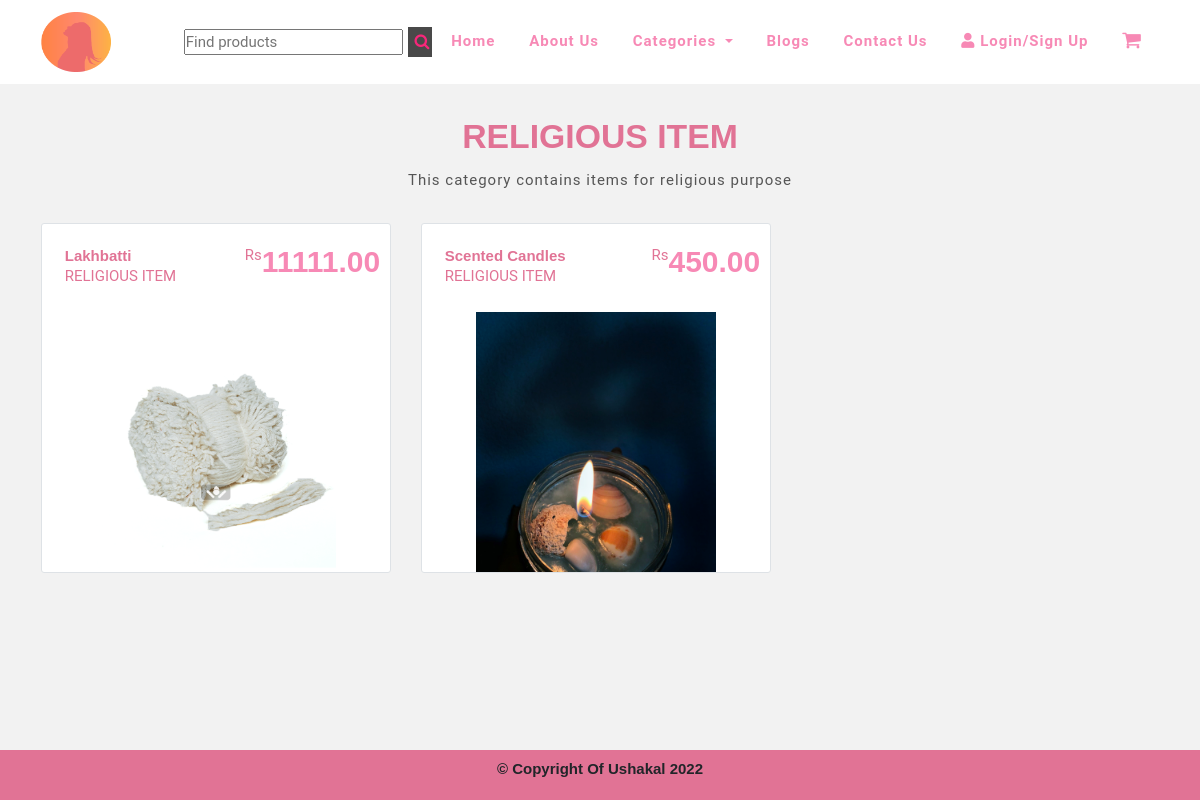
/public/category.php?id=30, run on the app's committed database.
### tables this page shows
CREATE TABLE `categories` (
  `ct_id` bigint(20) NOT NULL,
  `ct_name` varchar(255) NOT NULL,
  `ct_desc` varchar(255) NOT NULL
);

CREATE TABLE `products` (
  `pr_id` bigint(20) NOT NULL,
  `cus_id` bigint(20) NOT NULL,
  `pr_name` varchar(255) NOT NULL,
  `pr_desc` varchar(255) NOT NULL,
  `pr_img` varchar(255) NOT NULL,
  `pr_price` decimal(10,2) NOT NULL,
  `pr_qty` int(10) NOT NULL,
  `cat_id` bigint(20) NOT NULL,
  `pr_brand` varchar(255) NOT NULL,
  `stock` int(10) NOT NULL
);

### classes/dbh.class.php (called while the page is built)
<?php
class Dbh {
    private $host = "localhost";
    private $user = "root";
    private $pwd = "";
    private $dbName = "project";
    public function connect () {
        $dsn = 'mysql:host=' . $this->host . ';dbname=' . $this->dbName;
        try{
        $pdo = new PDO($dsn, $this->user, $this->pwd);
        $pdo->setAttribute(PDO::ATTR_DEFAULT_FETCH_MODE, PDO::FETCH_ASSOC);
        $pdo->setAttribute(PDO::ATTR_ERRMODE, PDO::ERRMODE_EXCEPTION);
        return $pdo;
        }catch (PDOException $e){
            echo 'Connection failed: ' . $e->getMessage();
        }
    }
}

### classes/category.class.php (called while the page is built, shortened)
<?php
require_once "../classes/dbh.class.php";
class Category extends Dbh {
    public function selectedCategory($id) {
        $sql = "SELECT * FROM `categories` INNER JOIN products WHERE ct_id = ? and products.cat_id = ?";
        $stmt = $this->connect()->prepare($sql);
        $stmt->execute([$id, $id]);
        while($result = $stmt->fetchAll()){
            return $result;
        }
    }
}

### public/category.php (the view, shortened to what this page needs)
<?php
require_once "layout/header.php";
$category = new Category();
$result = $category->selectedCategory($_GET['id']);
    ?>
<link rel="stylesheet" href="layout/css/productlist.css">
  <div class="p-2 text-center">
      <?php if(is_array($result)){ ?>
  <h2 class="mt-4"><?=$result[0]["ct_name"]?></h2>
  <p><?=$result[0]["ct_desc"]?></p>
  <?php
  }
  ?>
  </div>
    <div class="container mt-2 mb-5">
    <div class="row row-cols-1 row-cols-md-3 g-4">
        <?php
            if($result):
                foreach ($result as $category):?>
                <div class="col-lg-4 col-md-6 col-sm-10 offset-md-0 offset-sm-1">
                    <div class="card p-2 ml-5 border">
                        <div class="p-info px-3 py-3">
                            <div>
                                <h5 class="mb-0"><?=$category['pr_name']?></h5> <span><?=$category['ct_name']?></span>
                         </div>
                            <div class="p-price d-flex flex-row"> <span>Rs</span>
                                <h3><?=$category['pr_price']?></h3>
                            </div>
                            <form action="wish.php" method="post">
                                <div class="heart">
                                </div>
                            </form>
                        </div>
                        <div class="text-center p-image"> <img src="../admin/uploads/<?=$category['pr_img']?>"> </div>
                    </div>
                </div>
    <?php
                endforeach;
            endif;
        ?>
              </div>
    </div>
<?php require_once "layout/footer.php"; ?>

### public/layout/css/usakal.css (style rules this page uses)
*, *:after, *:before { -webkit-box-sizing: border-box; box-sizing: border-box; margin: 0; padding: 0; }
:root { --primary-color: #E17395; --secondry-color: #F789B5; --third-color: #f7931e; --white-color: #fff; --text-color: #555; --text-gray: #999; --black-color: #000; --primary-font: 'Roboto', sans-serif; --secondry-font: 'Quicksand', sans-serif; }
html { scroll-behavior: smooth; }
body { font-family: var(--primary-font); font-size: 100%; font-weight: 400; background-color: #f2f2f2; }
h2 { font-weight: 700; font-size: 2.25rem; text-transform: capitalize; font-family: var(--secondry-font); color: var(--secondary-color); line-height: 3rem; }
h3 { color: var(--secondry-color); font-family: var(--secondry-font); text-transform: capitalize; font-size: 2rem; font-weight: 800; margin-bottom: 0.5rem; }
h5 { color: var(--primary-color); text-transform: capitalize; font-family: var(--secondry-font); font-size: 1rem; font-weight: 700; margin-bottom: 0.5rem; }
p { font-size: 1rem; color: var(--text-color); font-weight: 400; line-height: 1.75rem; letter-spacing: 1px; }

### public/layout/css/ui.css (style rules this page uses)
html { font-size: 15px; }
.border { border: 1px solid #dee2e6; }

### public/layout/css/productlist.css (style rules this page uses)
.card { width: 350px; border: none; height: 350px; border-radius: 3px; cursor: pointer; position: relative; overflow: hidden }
.p-info { display: flex; justify-content: space-between }
.p-price { position: absolute; right: 10px; top: 20px }
.p-image img { width: 240px; transition: all 0.5s }

### data on the page
categories: ct_name "RELIGIOUS ITEM", ct_desc "This category contains items for religious purpose"
products: pr_name "Lakhbatti", cat.ct_name "RELIGIOUS ITEM", pr_price "11111.00", pr_img (picture)
products: pr_name "Scented Candles", cat.ct_name "RELIGIOUS ITEM", pr_price "450.00", pr_img (picture)
